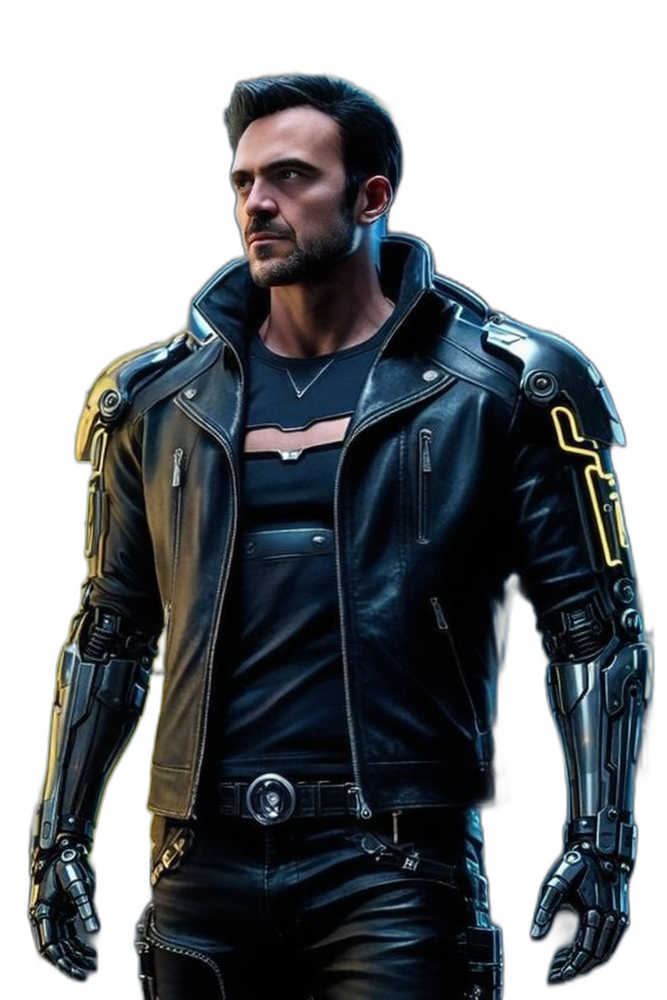
#> input picture images/character/character.png, 667 x 1000 px, shrunk from 1024 x 1536 before the run
$ python create_character_frames.py
#> lines starting #> are read from the running program, lines starting #| are printed output that depends on the picture
from pathlib import Path
from PIL import Image
import os

# Настройки
BASE_DIR = Path(__file__).parent.parent
CHARACTER_PATH = BASE_DIR / "images" / "character" / "character.png"
OUT_DIR = BASE_DIR / "images" / "character" / "animation"

# Создаем папку для кадров
os.makedirs(str(OUT_DIR), exist_ok=True)

# Загружаем изображение персонажа
src = Image.open(CHARACTER_PATH)
#> src is the input picture: PIL image 667x1000 RGBA; mean R, G, B, A 20.5, 24.3, 27.8, 146.6

# Создаем 8 кадров анимации с поворотом
for i in range(8):
    frame = src.copy()
    frame = frame.rotate(-2 + i * 0.5, resample=Image.BICUBIC, expand=False)
    frame.save(f"{OUT_DIR}/frame_{i}.png")
#> this loop made 8 passes
#> pass 1, `frame = frame.rotate(-2 + i * 0.5, resample=Image.BICUBIC, expand=False)`:
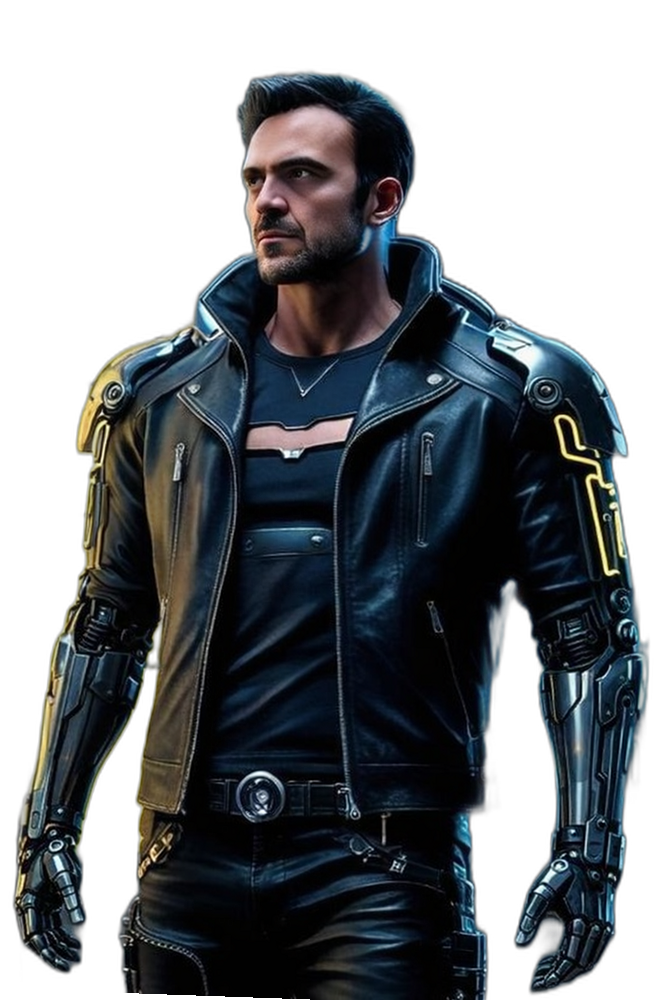
#> frame: PIL image 667x1000 RGBA; mean R, G, B, A 20.1, 23.9, 27.4, 146.3; transparent parts drawn white
#> pass 2, `frame = frame.rotate(-2 + i * 0.5, resample=Image.BICUBIC, expand=False)`:
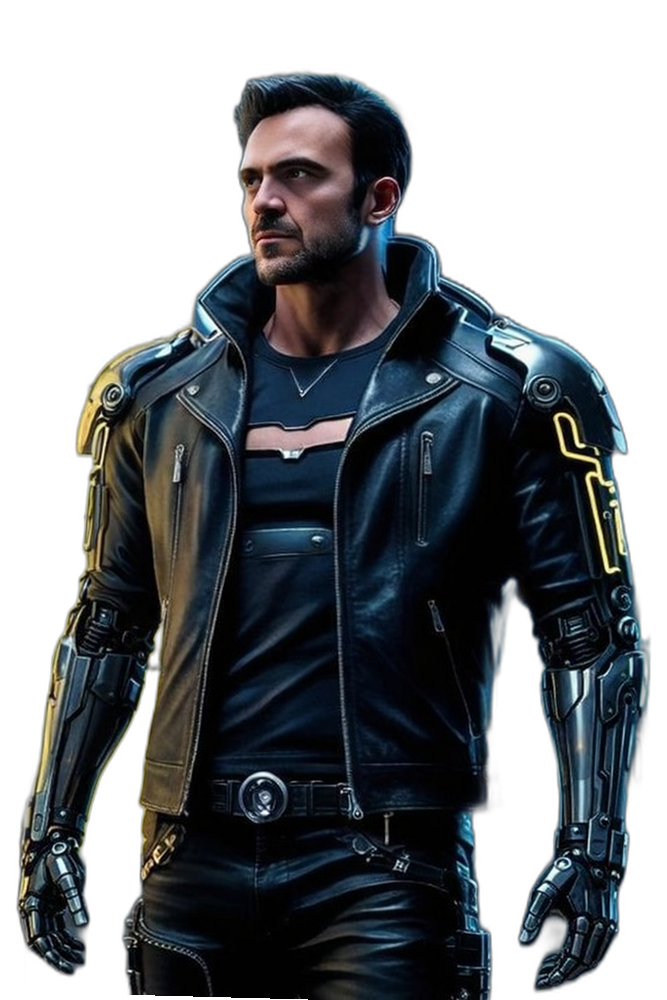
#> frame: PIL image 667x1000 RGBA; mean R, G, B, A 20.1, 23.9, 27.4, 146.4; transparent parts drawn white
#> pass 3, `frame = frame.rotate(-2 + i * 0.5, resample=Image.BICUBIC, expand=False)`:
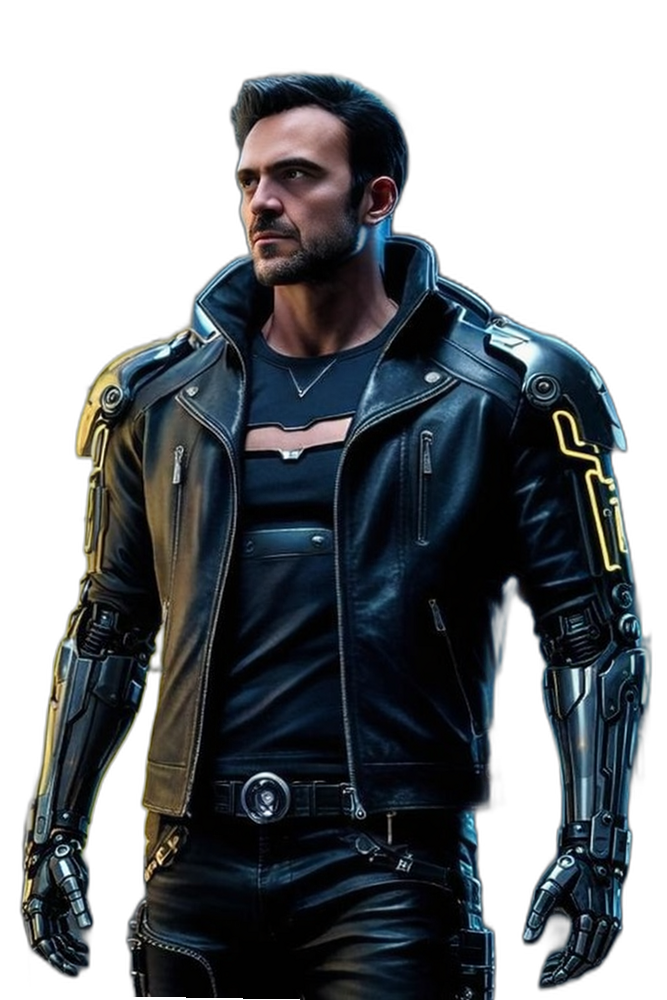
#> frame: PIL image 667x1000 RGBA; mean R, G, B, A 20.1, 23.9, 27.4, 146.4; transparent parts drawn white
#> after the loop:
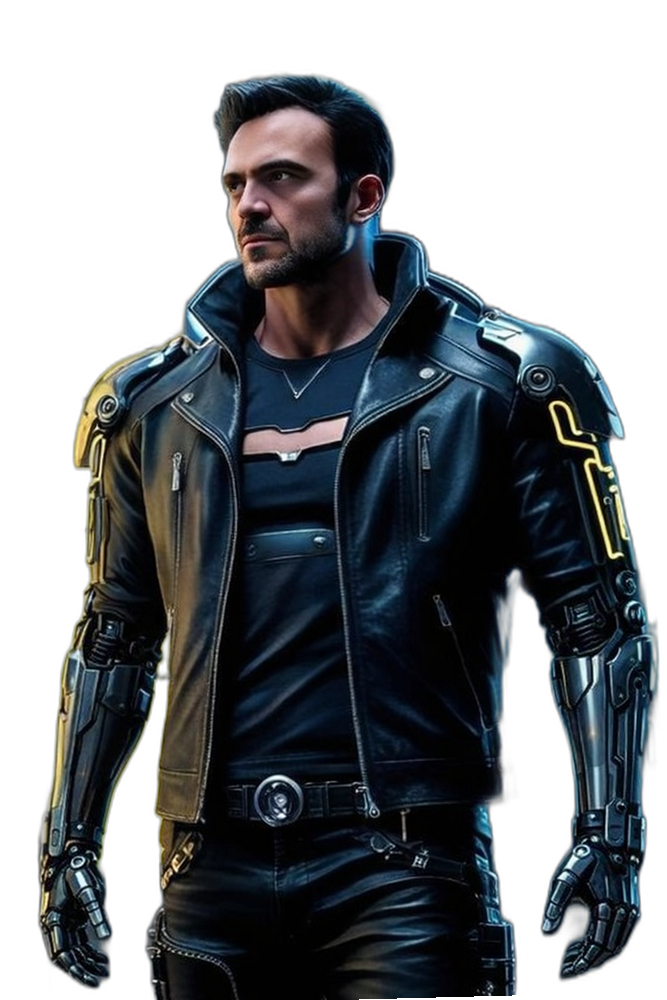
#> frame: PIL image 667x1000 RGBA; mean R, G, B, A 20.1, 23.9, 27.4, 146.3; transparent parts drawn white

print(f"Создано 8 кадров анимации в папке: {OUT_DIR}")
print("Анимация поворота персонажа готова к использованию")
